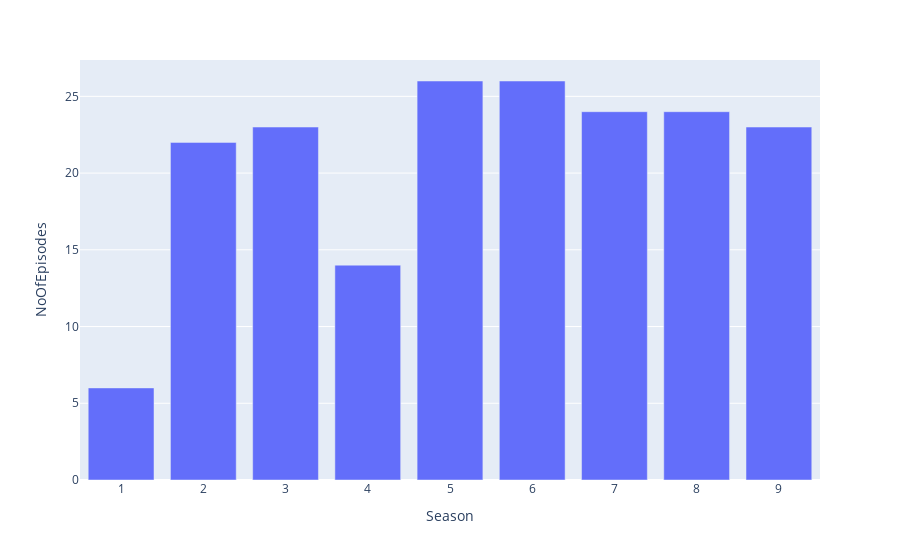

The cell this chart's notebook holds for it:
### Code cell
fig = px.bar(g1,x='Season',y='NoOfEpisodes')
fig.show()

### Figure 1 — Plotly figure (JSON) as saved in the notebook; plotly's stock layout.template omitted (floating-point values rounded to 4 significant figures)
{"data": [{"alignmentgroup": "True", "hovertemplate": "Season=%{x}<br>NoOfEpisodes=%{y}<extra></extra>", "legendgroup": "", "marker": {"color": "#636efa"}, "name": "", "offsetgroup": "", "orientation": "v", "showlegend": false, "textposition": "auto", "type": "bar", "x": [1, 2, 3, 4, 5, 6, 7, 8, 9], "xaxis": "x", "y": [6, 22, 23, 14, 26, 26, 24, 24, 23], "yaxis": "y"}], "layout": {"barmode": "relative", "legend": {"tracegroupgap": 0}, "margin": {"t": 60}, "xaxis": {"anchor": "y", "domain": [0, 1], "title": {"text": "Season"}}, "yaxis": {"anchor": "x", "domain": [0, 1], "title": {"text": "NoOfEpisodes"}}}}
